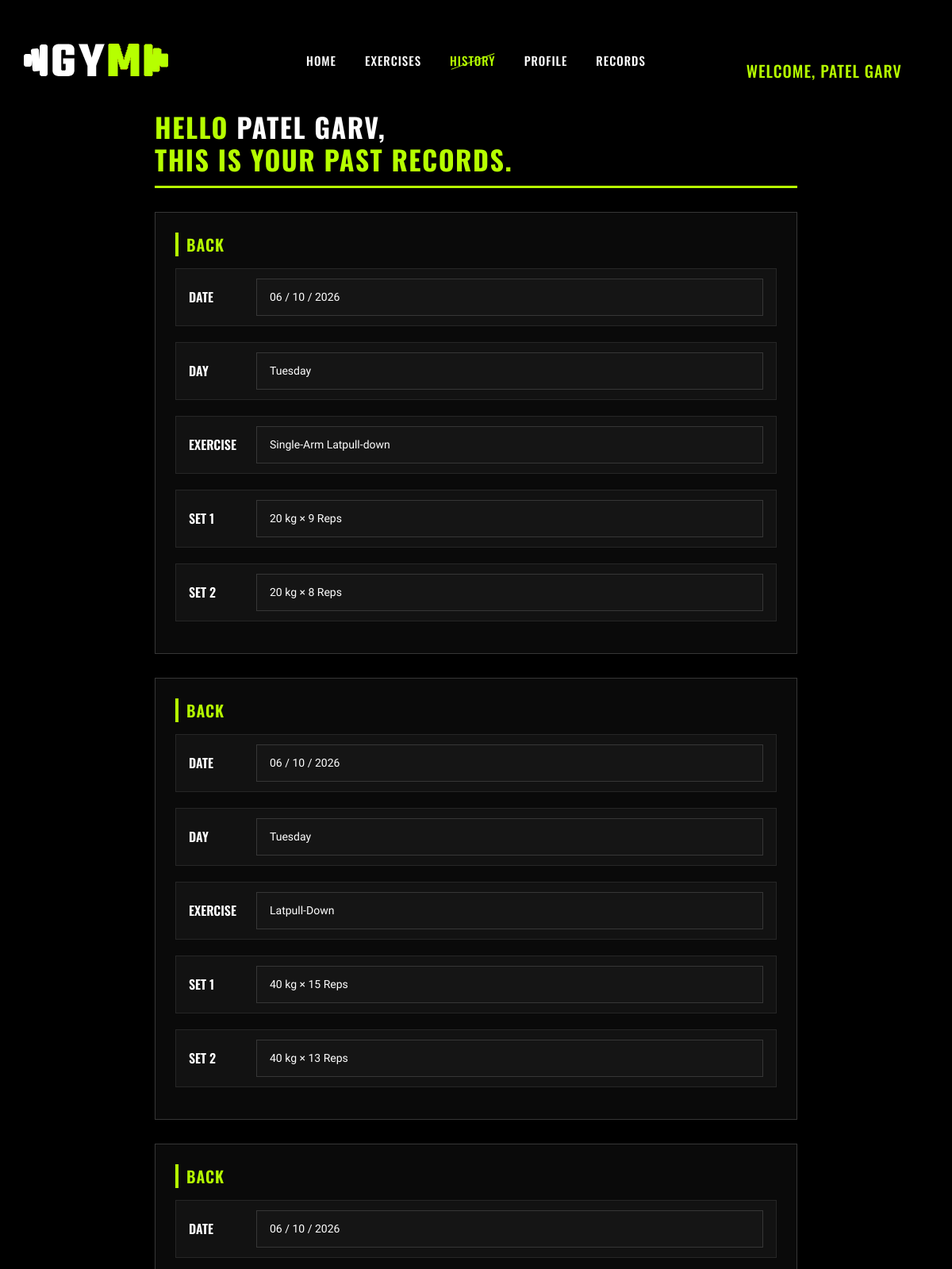
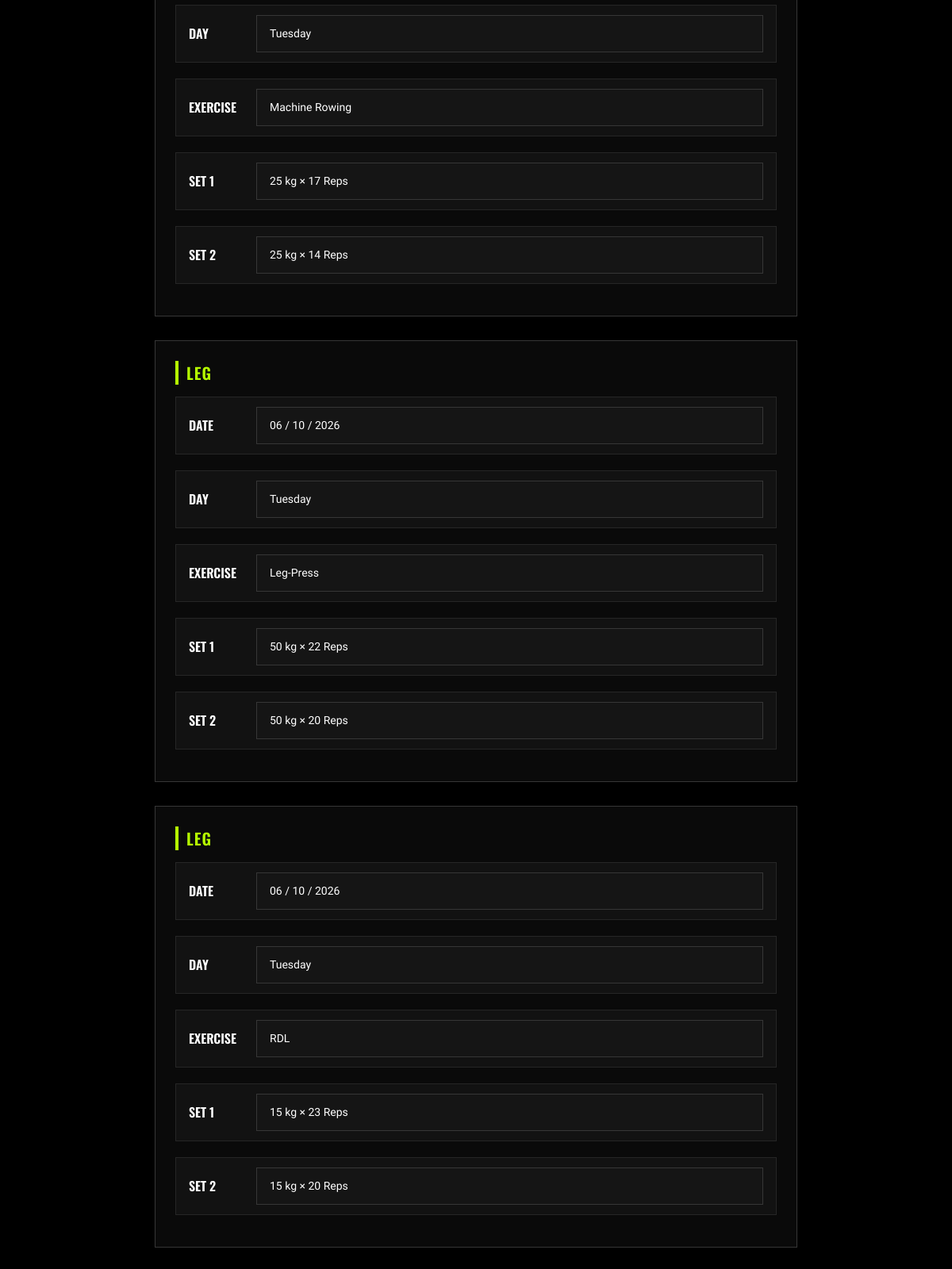
Page /history/ (signed in, upper part) on the committed database (2 pictures, top to bottom).
### Gym/models.py (models this page shows)
class User(models.Model):
    username = models.CharField(unique=True, max_length=30)
    phone_number = models.CharField(max_length=10)
    email = models.EmailField(max_length=50)
    password = models.CharField(max_length=20)
    joined_date = models.DateField()
    img = models.ImageField()

class Back(models.Model):
    username = models.CharField(max_length=30)
    exercise = models.CharField(max_length=20)
    date = models.DateField()
    day = models.CharField(max_length=15)
    set_1 = models.CharField(max_length=20, default=0)
    set_2 = models.CharField(max_length=20, default=0)

class Leg(models.Model):
    username = models.CharField(max_length=30)
    exercise = models.CharField(max_length=20)
    date = models.DateField()
    day = models.CharField(max_length=15)
    set_1 = models.CharField(max_length=20, default=0)
    set_2 = models.CharField(max_length=20, default=0)

### Gym/views.py (the view)
# urls.py: path('history/', views.history, name="history"),
def history(request):
    user_id = get_user_id(request)
    try:
        user = User.objects.get(id=user_id)
        print("\033[38;2;182;255;0m" + f"{user.username} Just Open History" + "\033[0m")
    except User.DoesNotExist:
        return render(request, "index.html", {"error": "User not found"})\
    biceps_record = Biceps.objects.filter(username=user.username)
    tricpes_record = Triceps.objects.filter(username=user.username)
    forearms_record = Forearms.objects.filter(username=user.username)
    back_records = Back.objects.filter(username=user.username)
    leg_records = Leg.objects.filter(username=user.username)
    chest_record = Chest.objects.filter(username=user.username)
    shoulder_record = Shoulder.objects.filter(username=user.username)
    abs_record = Abs.objects.filter(username=user.username)
    for record in biceps_record:
        record.muscle_group = "Biceps"
        records.append(record)
    for record in tricpes_record:
        record.muscle_group = "Triceps"
        records.append(record)
    for record in forearms_record:
        record.muscle_group = "Forearms"
        records.append(record)
    for record in back_records:
        record.muscle_group = "Back"
        records.append(record)
    for record in leg_records:
        record.muscle_group = "Leg"
        records.append(record)
    for record in chest_record:
        record.muscle_group = "Chest"
        records.append(record)
    for record in shoulder_record:
        record.muscle_group = "Shoulder"
        records.append(record)
    for record in abs_record:
        record.muscle_group = "Abs"
        records.append(record)
    records.sort(
        key=lambda x: str(getattr(x, 'date', '') or ''),
        reverse=True
    )
    context = {
        "User": user,
        "records": records
    }
    return render(request, "history.html", context)

### Gym/views.py (called while the page is built)
def get_user_id(request):
    user_id = request.session.get('user_id')
    return user_id

### Gym/templates/history.html (shortened to what this page needs)
<!DOCTYPE html>
<html lang="en">
<head>
    <link rel="stylesheet" href="/static/css/bootstrap.min.css" type="text/css">
    <link rel="stylesheet" href="/static/css/font-awesome.min.css" type="text/css">
    <link rel="stylesheet" href="/static/css/flaticon.css" type="text/css">
    <link rel="stylesheet" href="/static/css/owl.carousel.min.css" type="text/css">
    <link rel="stylesheet" href="/static/css/barfiller.css" type="text/css">
    <link rel="stylesheet" href="/static/css/magnific-popup.css" type="text/css">
    <link rel="stylesheet" href="/static/css/slicknav.min.css" type="text/css">
    <link rel="stylesheet" href="/static/css/style.css" type="text/css">
</head>
<body style="background-color: #000;">
    <header class="header-section">
        <div class="container-fluid">
            <div class="row">
                <div class="col-lg-3">
                    <div class="logo">
                        <a href="/index/">
                            <img src="/static/img/logo.png" alt="">
                        </a>
                    </div>
                </div>
                <div class="col-lg-6">
                    <nav class="nav-menu">
                        <ul>
                            <li><a href="/index/">Home</a></li>
                            <li><a href="/exercises/">exercises</a></li>
                            <li class="active"><a href="/history/">history</a></li>
                            {% if error %}
                            <li><a href="/signup/">Sign up</a></li>
                            <li><a href="/login/">Sign in</a></li>
                            {% else %}
                            <li><a href="/profile/">Profile</a></li>
                            {% endif %}
                            <li><a href="#">Records</a>
                            </li>
                        </ul>
                    </nav>
                </div>
                <div class="col-lg-3">
                    <div class="top-option">
                        <div class="nav-menu">
                            {% if error %}
                            <a href="#"></a>
                            {% else %}
                            <ul>
                                <li><a href="#" style="color: #b6ff00; font-size: 20px; margin-bottom: 100px;">Welcome,
                                        {{ User.username }}</a></li>
                            </ul>
                            {% endif %}
                        </div>
                    </div>
                </div>
            </div>
        </div>
    </header>
    <div class="workout">
        <h1>Hello <span>{{ User.username }},</span><br>This is your past records.</h1>
        {% for exercise in records %}
        <div>
            <div id="exercisesContainer">
                <div class="exercise">
                    <div class="exercise-title">
                        {{ exercise.muscle_group }}
                    </div>
                    <div class="sets">
                        <div class="set">
                            <strong>
                                Date
                            </strong>
                            <input readonly class="weight" value="{{ exercise.date|date:'d / m / Y' }}">
                        </div>
                    </div>
                    <div class="sets">
                        <div class="set">
                            <strong>
                                Day
                            </strong>
                            <input class="weight" readonly value="{{ exercise.day }}">
                        </div>
                    </div>
                    <div class="sets">
                        <div class="set">
                            <strong>
                                Exercise
                            </strong>
                            <input readonly class="weight" value="{{ exercise.exercise }}">
                        </div>
                    </div>
                    <div class="sets">
                        <div class="set">
                            <strong>
                                Set 1
                            </strong>
                            <input class="weight" readonly value="{{ exercise.set_1     }}">
                        </div>
                    </div>
                    <div class="sets">
                        <div class="set">
                            <strong>
                                Set 2
                            </strong>
                            <input class="weight" readonly value="{{ exercise.set_2 }}">
                        </div>
                    </div>
                </div>
            </div>
            {% empty %}
            <p>No records found.</p>
            {% endfor %}
        </div>
    </div>
</body>
</html>

### Gym/static/css/barfiller.css (style rules this page uses)
body { font-family: Arial; }

### Gym/static/css/style.css (style rules this page uses)
html, body { height: 100%; font-family: "Muli", sans-serif; -webkit-font-smoothing: antialiased; font-smoothing: antialiased; }
h1, h2, h3, h4, h5, h6 { margin: 0; color: #111111; font-weight: 400; font-family: "Oswald", sans-serif; }
h1 { font-size: 70px; }
img { max-width: 100%; }
ul, ol { padding: 0; margin: 0; }
.header-section { position: absolute; left: 0; top: 0; width: 100%; padding: 0 15px; padding-top: 55px; z-index: 99; }
.logo a { display: inline-block; }
.nav-menu { text-align: center; }
.nav-menu ul li { list-style: none; display: inline-block; margin-right: 32px; position: relative; z-index: 1; }
.nav-menu ul li:last-child { margin-right: 0; }
.nav-menu ul li.active>a { color: #B6FF00; }
.nav-menu ul li.active>a:after { opacity: 1; }
.nav-menu ul li a { color: #ffffff; display: block; font-size: 15px; font-weight: 500; text-transform: uppercase; letter-spacing: 1px; font-family: "Oswald", sans-serif; padding: 10px 0px; position: relative; -webkit-transition: all 0.3s; -o-transition: all 0.3s; transition: all 0.3s; }
.nav-menu ul li a:after { position: absolute; left: 0; top: 22px; height: 1px; width: 100%; background: #b6ff00; content: ""; -webkit-transform: rotate(-20deg); -ms-transform: rotate(-20deg); transform: rotate(-20deg); opacity: 0; -webkit-transition: all 0.3s; -o-transition: all 0.3s; transition: all 0.3s; }
.top-option { text-align: right; padding: 9px 0; }

### Gym/templates/history.html (style rules this page uses)
body { background-color: #151515; color: #c4c4c4; font-family: "Muli", sans-serif; }
.workout { padding-top: 140px; padding-bottom: 80px; max-width: 850px; margin: 0 auto; padding-left: 20px; padding-right: 20px; box-sizing: border-box; }
.workout h1 { font-family: "Oswald", sans-serif; font-size: 34px; font-weight: 700; color: #b6ff00; text-transform: uppercase; letter-spacing: 1.5px; margin-bottom: 30px; padding-bottom: 12px; border-bottom: 3px solid #b6ff00; }
.workout h1 span { color: #ffffff; }
.exercise { background-color: #0a0a0a; border: 1px solid #363636; padding: 25px 25px 20px 25px; margin-bottom: 30px; position: relative; transition: border-color 0.3s ease; }
.exercise-title { font-family: "Oswald", sans-serif; font-size: 20px; font-weight: 600; color: #b6ff00; text-transform: uppercase; letter-spacing: 1px; margin-bottom: 15px; padding-left: 10px; border-left: 4px solid #b6ff00; }
.exercise-select, .set input { font-family: "Muli", sans-serif; font-size: 14px; color: #ffffff; background-color: #151515; border: 1px solid #363636; padding: 12px 16px; outline: none; transition: all 0.3s ease; }
.sets { margin-bottom: 20px; }
.set { display: flex; align-items: center; gap: 15px; margin-bottom: 12px; background: #121212; padding: 12px 16px; border: 1px solid #262626; transition: border-color 0.25s ease; }
.set strong { font-family: "Oswald", sans-serif; font-size: 16px; font-weight: 600; color: #ffffff; min-width: 70px; text-transform: uppercase; }
.set input { flex: 1; width: 100%; }

### rows in the picture
User: username "PATEL GARV"
Back: muscle_group "BACK", date "06 / 10 / 2026", day "Tuesday", exercise "Single-Arm Latpull-down", set_1 "20 kg × 9 Reps", set_2 "20 kg × 8 Reps"
Back: muscle_group "BACK", date "06 / 10 / 2026", day "Tuesday", exercise "Latpull-Down", set_1 "40 kg × 15 Reps", set_2 "40 kg × 13 Reps"
Back: muscle_group "BACK", date "06 / 10 / 2026", day "Tuesday", exercise "Machine Rowing", set_1 "25 kg × 17 Reps", set_2 "25 kg × 14 Reps"
Leg: muscle_group "LEG", date "06 / 10 / 2026", day "Tuesday", exercise "Leg-Press", set_1 "50 kg × 22 Reps", set_2 "50 kg × 20 Reps"
Leg: muscle_group "LEG", date "06 / 10 / 2026", day "Tuesday", exercise "RDL", set_1 "15 kg × 23 Reps", set_2 "15 kg × 20 Reps"
